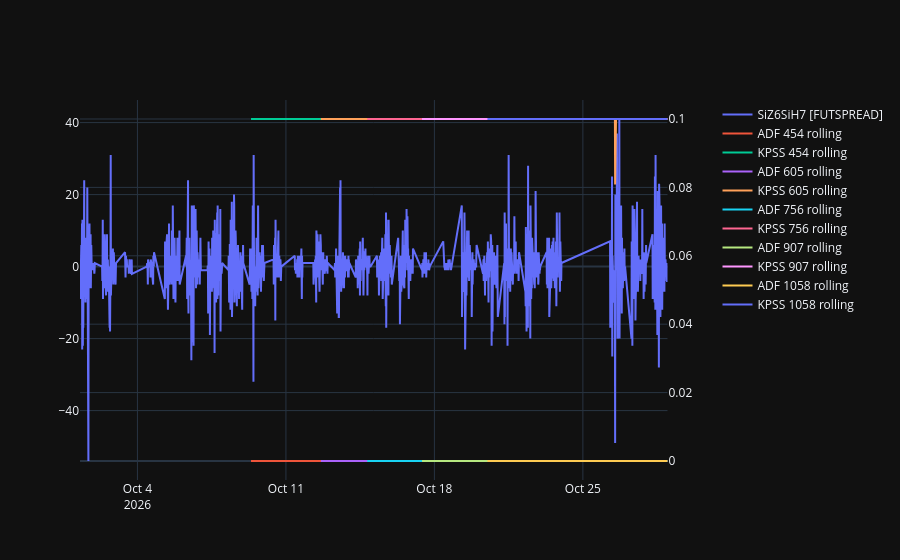

The notebook cell this image was saved under:
### Code cell
import re
import plotly.graph_objects as go
from plotly.subplots import make_subplots

fig = make_subplots(specs=[[{"secondary_y": True}]])
fig.add_trace(go.Scatter(x=df_aug['DATETIME'], y=df_aug['h-cleaned'], name=df_aug['TICKER'].iloc[1]), secondary_y=False)
# числовые суффиксы ADF
suffixes = sorted({match.group(1) for col in df_aug.columns if (match := re.fullmatch(r'ADF\s+(\d+)', col))}, key=int)  # подсказал ИИ

for suffix in suffixes:
    adf_col = f'ADF {suffix}'
    kpss_col = f'KPSS {suffix}'

    if kpss_col not in df_aug.columns:
        continue

    for col in [adf_col, kpss_col]:
        fig.add_trace(go.Scatter(x=df_aug['DATETIME'], y=df_aug[col], name=f'{col} rolling'), secondary_y=True)

fig.show()

### Figure 1 — Plotly figure (JSON) as saved in the notebook; plotly's stock layout.template omitted (floating-point values rounded to 4 significant figures; data arrays with more than 128 entries replaced by an {"elided": "..."} marker saying what was removed)
{"data": [{"name": "SiZ6SiH7 [FUTSPREAD]", "x": {"elided": "1516 str values"}, "y": {"elided": "1516 float values"}, "type": "scatter", "xaxis": "x", "yaxis": "y"}, {"name": "ADF 454 rolling", "x": {"elided": "1516 str values"}, "y": {"elided": "1516 float values"}, "type": "scatter", "xaxis": "x", "yaxis": "y2"}, {"name": "KPSS 454 rolling", "x": {"elided": "1516 str values"}, "y": {"elided": "1516 float values"}, "type": "scatter", "xaxis": "x", "yaxis": "y2"}, {"name": "ADF 605 rolling", "x": {"elided": "1516 str values"}, "y": {"elided": "1516 float values"}, "type": "scatter", "xaxis": "x", "yaxis": "y2"}, {"name": "KPSS 605 rolling", "x": {"elided": "1516 str values"}, "y": {"elided": "1516 float values"}, "type": "scatter", "xaxis": "x", "yaxis": "y2"}, {"name": "ADF 756 rolling", "x": {"elided": "1516 str values"}, "y": {"elided": "1516 float values"}, "type": "scatter", "xaxis": "x", "yaxis": "y2"}, {"name": "KPSS 756 rolling", "x": {"elided": "1516 str values"}, "y": {"elided": "1516 float values"}, "type": "scatter", "xaxis": "x", "yaxis": "y2"}, {"name": "ADF 907 rolling", "x": {"elided": "1516 str values"}, "y": {"elided": "1516 float values"}, "type": "scatter", "xaxis": "x", "yaxis": "y2"}, {"name": "KPSS 907 rolling", "x": {"elided": "1516 str values"}, "y": {"elided": "1516 float values"}, "type": "scatter", "xaxis": "x", "yaxis": "y2"}, {"name": "ADF 1058 rolling", "x": {"elided": "1516 str values"}, "y": {"elided": "1516 float values"}, "type": "scatter", "xaxis": "x", "yaxis": "y2"}, {"name": "KPSS 1058 rolling", "x": {"elided": "1516 str values"}, "y": {"elided": "1516 float values"}, "type": "scatter", "xaxis": "x", "yaxis": "y2"}], "layout": {"xaxis": {"anchor": "y", "domain": [0.0, 0.94]}, "yaxis": {"anchor": "x", "domain": [0.0, 1.0]}, "yaxis2": {"anchor": "x", "overlaying": "y", "side": "right"}}}
